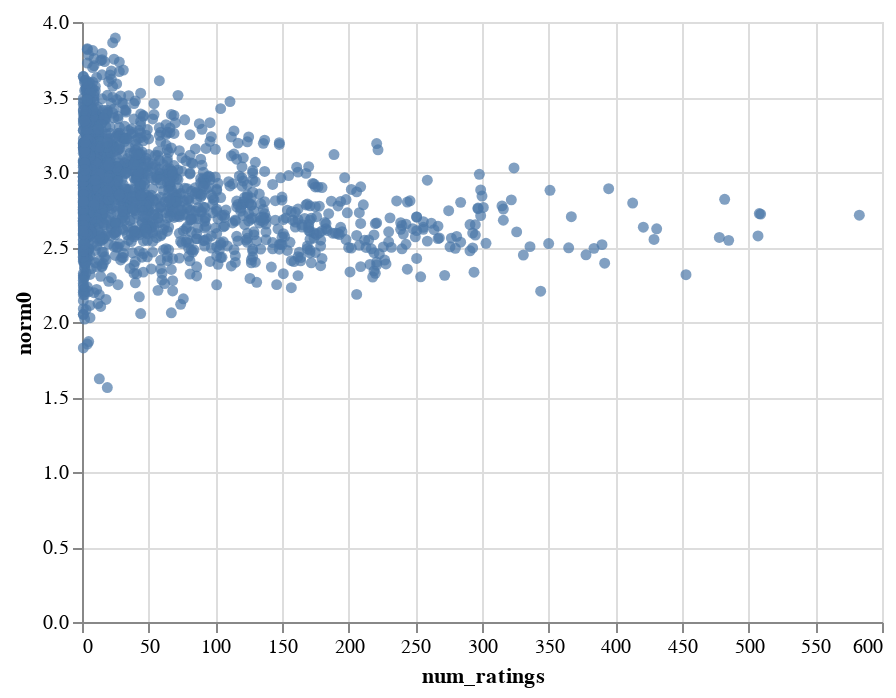

Notebook code for this chart:
### Code cell
movie_embedding_norm(model)

### Figure 1 — Vega-Lite specification as saved in the notebook (floating-point values rounded to 4 significant figures; data arrays with more than 128 entries replaced by an {"elided": "..."} marker saying what was removed)
{"config": {"view": {"continuousWidth": 400, "continuousHeight": 300}}, "hconcat": [{"layer": [{"mark": "circle", "encoding": {"color": {"condition": {"value": "#4c78a8", "selection": "selector002"}, "value": "lightgray"}, "x": {"field": "num_ratings", "type": "quantitative"}, "y": {"field": "norm0", "type": "quantitative"}}, "selection": {"selector003": {"type": "single", "encodings": ["x", "y"], "on": "mouseover", "nearest": true, "empty": "none"}, "selector002": {"type": "interval"}}}, {"mark": {"type": "text", "align": "center", "dx": 5, "dy": -5}, "encoding": {"text": {"condition": {"field": "title", "type": "nominal", "selection": "selector003"}, "value": ""}, "x": {"field": "num_ratings", "type": "quantitative"}, "y": {"field": "norm0", "type": "quantitative"}}}]}], "data": {"name": "data-3fcaf4a4cb220abf00b286aa8211e38e"}, "$schema": "https://vega.github.io/schema/vega-lite/v4.17.0.json", "datasets": {"data-3fcaf4a4cb220abf00b286aa8211e38e": {"elided": "1682 records"}}}
